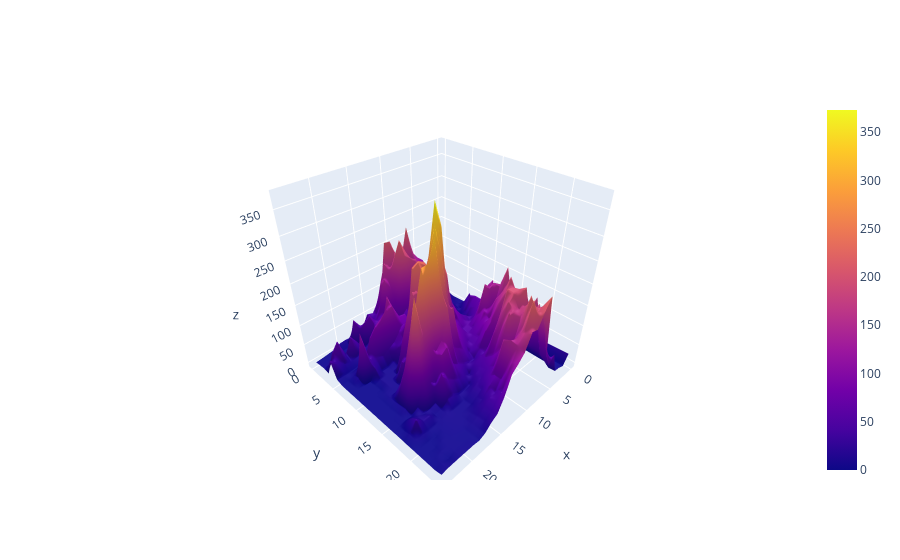

Notebook code cell kept with this figure:
### Code cell
# Read data from a csv
z_data = pd.read_csv("elevation.csv")
fig = go.Figure()
fig.add_surface(z=z_data)
fig.show()
plotly.offline.plot(fig, filename='plot01.html')

### Figure 1 — Plotly figure (JSON) as saved in the notebook; plotly's stock layout.template omitted (floating-point values rounded to 4 significant figures; data arrays with more than 128 entries replaced by an {"elided": "..."} marker saying what was removed)
{"data": [{"type": "surface", "z": {"elided": "25x25 float values"}}], "layout": {}}
